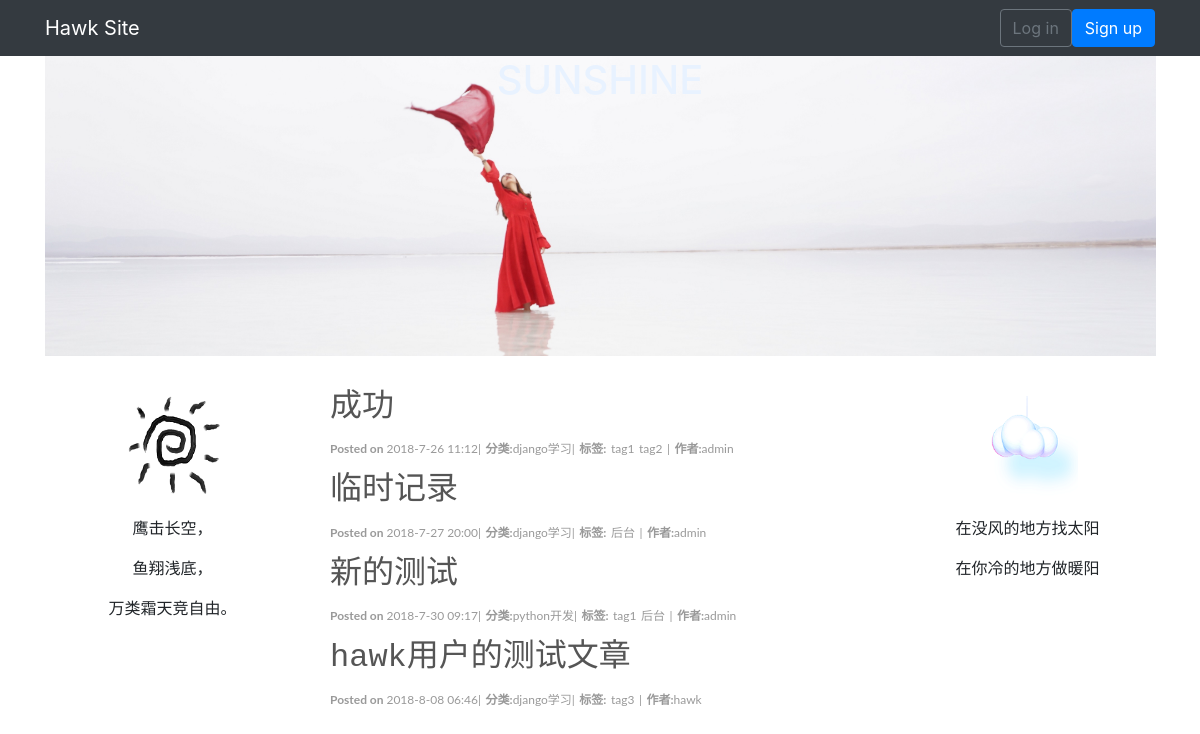
Before: / with the older database file.
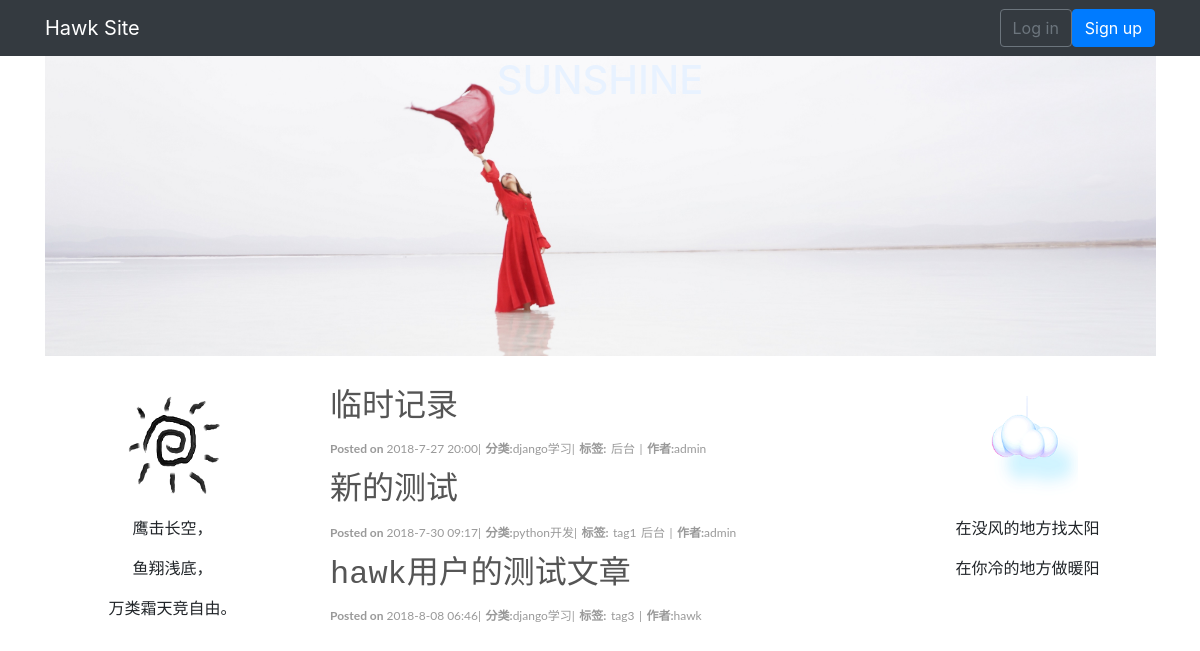
After: the same page with the newer database file.
### article/models.py (models this page shows, shortened)
class Article(models.Model):
    title = models.CharField(max_length=128, unique=True)
    date = models.DateTimeField(auto_now_add=True)#auto_now_add=True, default=timezone.now
    update = models.DateTimeField(auto_now=True)
    content = models.TextField()
    origin_md = models.TextField()
    class_id = models.ForeignKey(ArticleClass, null=True, on_delete=models.SET_NULL,related_name='article_class')
    username = models.CharField(max_length=128, null=False, default="public")

class ArticleClass(models.Model):
    class_name = models.CharField(max_length=32, unique=True)

class Tag(models.Model):
    tag_name = models.CharField(max_length=32, unique=True)

### article/views.py (the view)
# urls.py: 2. Add a URL to urlpatterns:  path('', views.home, name='home')
def home(request):
    article_arr = []
    articles = Article.objects.all()
    for article in articles:
        article_info = {
            'id': article.id,
            'title': article.title,
            'date': article.date,
            'username': article.username
        }
        article_class = ArticleClass.objects.get(id=article.class_id.id)
        tags_id = ArticleTagRelationship.objects.filter(article_id=article.id)
        tags = Tag.objects.filter(tag_id__in=tags_id)
        tags_name = list(map(lambda t: t.tag_name, tags))
        article_info['class'] = article_class.class_name
        article_info['tags'] = tags_name
        article_arr.append(article_info)
    template_data = {'articles': article_arr}
    if request.user == 'admin':
        template_data['admin'] = True
    return render(request, 'home.html', template_data)

### templates/home.html (shortened to what this page needs)
{% extends 'base.html' %}
{% load static %}
{% block content_nav %}
    <div class="home-nav">
        <div class="nav-picture">
            <h1 style="text-align: center">SUNSHINE</h1>
        </div>
    </div>
{% endblock content_nav %}
{% block content %}
        <div class="row main-content">
            <div class="left-content col-sm-3">
                <div class="hawk-logo"></div>
                <p>鹰击长空，</p><p>鱼翔浅底，</p><p>万类霜天竞自由。</p>
            </div>
            <div class="right-content col-sm-6">
                {% for article in articles %}
                <div class="article_list">
                    <h2><a class="title" href="/article/{{ article.id }}">{{ article.title }}</a></h2>
                    <span><b>Posted on </b>{{ article.date | date:'Y-n-d H:i' }}</span><span>|</span>
                    <span><b>分类:</b>{{ article.class }}</span><span>|</span>
                    <span><b>标签:</b></span>
                    {% for tag in article.tags %}
                        <span>{{ tag }}</span>
                    {% endfor %}
                    <span>|</span>
                    <span><b>作者:</b>{{ article.username }}</span>
                </div>
            {% endfor %}
            </div>
            <div class="left-content col-sm-3">
                <div class="cloud-logo"></div>
                <p>在没风的地方找太阳</p>
                <p>在你冷的地方做暖阳</p>
            </div>
        </div>
{% endblock %}

### templates/base.html (shortened to what this page needs)
{% load static %}<!DOCTYPE html>
<html lang="en">
<head>
    <link type="text/css" rel="stylesheet" href="{% static 'css/bootstrap.min.css' %}">
</head>
<body>
    {% block body %}
    <nav class="navbar navbar-expand-lg navbar-dark bg-dark">
        <div class="container">
            <a class="navbar-brand" href="{% url 'home' %}">
                Hawk Site
            </a>
            <div class="collapse navbar-collapse" id="mainMenu">
                {% if user.is_authenticated %}
                    <ul class="navbar-nav ml-auto">
                        <li class="nav-item dropdown">
                            <a class="nav-link dropdown-toggle" href="#" id="userMenu" data-toggle="dropdown"
                               aria-haspopup="true" aria-expanded="false">{{ user.username }}</a>
                            <div class="dropdown-menu dropdown-menu-right" aria-labelledby="userMenu">
                                <a class="dropdown-item" href="{% url 'private_home' %}">个人空间</a>
                                <a class="dropdown-item" href="{% url 'write_markdown' %}">新文章</a>
                                <a class="dropdown-item" href="{% url 'password_change' %}">修改密码</a>
                                <div class="dropdown-divider"></div>
                                <a class="dropdown-item" href="{% url 'logout' %}">登出</a>
                            </div>
                        </li>
                    </ul>
                {% else %}
                    <form class="form-inline ml-auto">
                        <a href="{% url 'login' %}" class="btn btn-outline-secondary">Log in</a>
                        <a href="{% url 'signup' %}" class="btn btn-primary">Sign up</a>
                    </form>
                {% endif %}
            </div>
        </div>
    </nav>
    {% block content_nav %}
    {% endblock content_nav %}
    <div class="container">
        {% block content %}
        {% endblock %}
    </div>
    {% endblock body %}
</body>
</html>

Changed rows visible on the page:
removed Article: title "成功", date "2018-7-26 11:12", username "admin"
no longer on this page (row unchanged): Tag: tags "tag2"
Other visible differences:
list line gone: "Posted on | 分类: | 标签: | 作者:"
list line gone: "django学习"
list line gone: "tag1"
